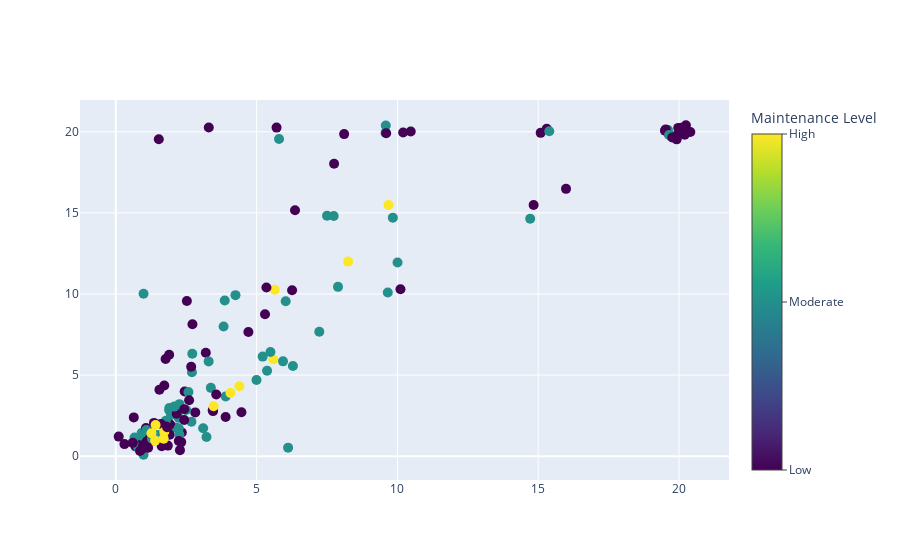

Notebook code cell kept with this figure:
### Code cell
fig = go.Figure(data=go.Scatter(
    x=plotting_df["Max_Spread_Capped_jittered"], y=plotting_df["Max_Height_Capped_jittered"], mode="markers",
    text=plotting_df["Plant_Name"],
    marker=dict(
        size=10,
        color=plotting_df["Maintenance_Ordinal"],
        colorscale='Viridis', 
        showscale=True,
    colorbar=dict(title="Maintenance Level", ticks="outside", tickmode="array", tickvals=[1, 2, 3], dtick=1, ticktext=["Low", "Moderate", "High"])
        
    )
))


fig.show()

### Figure 1 — Plotly figure (JSON) as saved in the notebook; plotly's stock layout.template omitted (floating-point values rounded to 4 significant figures; data arrays with more than 128 entries replaced by an {"elided": "..."} marker saying what was removed)
{"data": [{"marker": {"color": {"elided": "147 int values"}, "colorbar": {"dtick": 1, "tickmode": "array", "ticks": "outside", "ticktext": ["Low", "Moderate", "High"], "tickvals": [1, 2, 3], "title": {"text": "Maintenance Level"}}, "colorscale": [[0, "#440154"], [0.1111, "#482878"], [0.2222, "#3e4989"], [0.3333, "#31688e"], [0.4444, "#26828e"], [0.5556, "#1f9e89"], [0.6667, "#35b779"], [0.7778, "#6ece58"], [0.8889, "#b5de2b"], [1, "#fde725"]], "showscale": true, "size": 10}, "mode": "markers", "text": {"elided": "147 str values"}, "type": "scatter", "x": {"elided": "147 float values"}, "y": {"elided": "147 float values"}}], "layout": {}}
